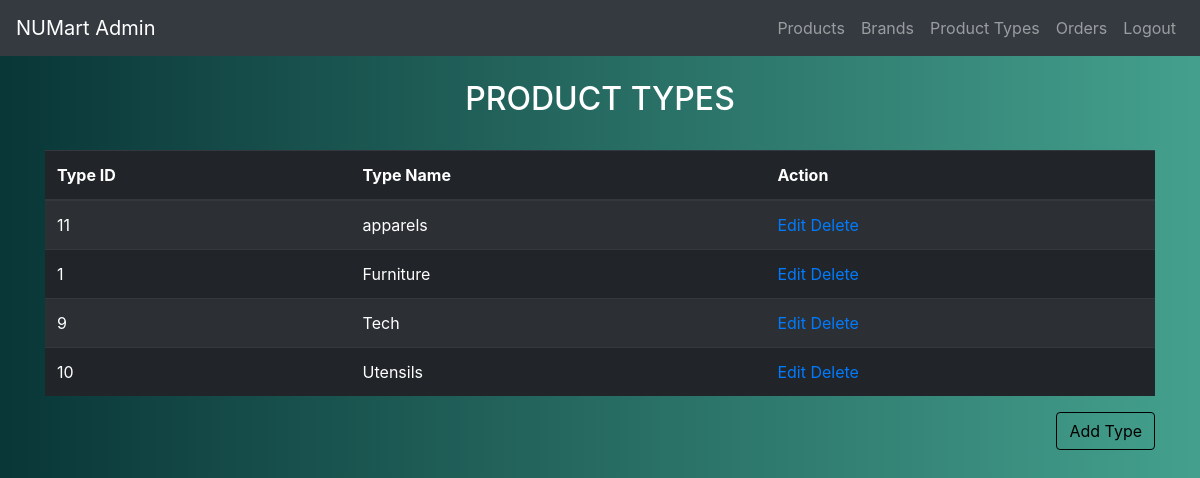
Page /project/typegrid.php (signed in) on the committed database.
### tables this page shows
CREATE TABLE IF NOT EXISTS `producttype` (
  `type_id` int(11) NOT NULL AUTO_INCREMENT,
  `type_name` varchar(500) NOT NULL,
  PRIMARY KEY (`type_id`),
  UNIQUE KEY `type_name` (`type_name`)
);

### project/typegrid.php (the view, shortened to what this page needs)
<!DOCTYPE html>
<html>
<head>
	<?php include 'head.php';?>
</head>
<body>
	<?php include("adminnav.php"); ?>
	<br>
	<?php
	include("connect.php");
	$res = mysqli_query($cn,"CALL getAllTypes()");
	?>
	<center><h2 style="color : white;">PRODUCT TYPES</h2></center><br/>
	<div class="container table-responsive">
		<table class="table table-striped table-dark">
			<thead>
				<tr>
					<th>Type ID</th>
					<th>Type Name</th>
					<th>Action</th>
				</tr>
			</thead>
			<tbody>
				<?php
				while($row = mysqli_fetch_array($res))
				{
					?>
					<tr>
						<td><?php echo $row[0] ?></td>
						<td><?php echo $row[1] ?></td>
						<td><a href="type_update.php?type_id=<?php echo $row[0] ?>">Edit </a> <a href="javascript:del(<?php echo $row[0] ?>)">Delete</a></td>
					</tr>
					<?php
				}
				?>
			</tbody>
		</table>
		<a class="btn" href="type.php" style="float : right;">Add Type</a>
	</div>
</body>
</html>

### project/web.css (style rules this page uses)
body { background: #44A08D; background: -webkit-linear-gradient(to right, #093637, #44A08D); background: linear-gradient(to right, #093637, #44A08D); }
.btn { background-color: transparent; color: black; border-color: black; }

### rows in the picture
producttype: type_id "11", type_name "apparels"
producttype: type_id "1", type_name "Furniture"
producttype: type_id "9", type_name "Tech"
producttype: type_id "10", type_name "Utensils"
